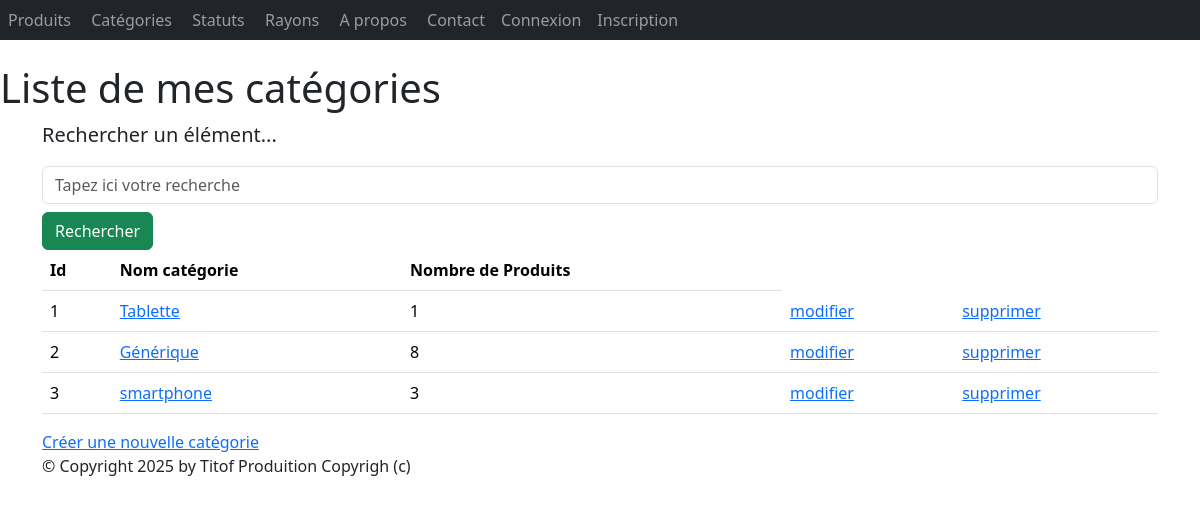
The app's page /monApp/categories/ with its own data.
### monApp/models.py (models this page shows, shortened)
class Categorie(models.Model):
    idCat = models.AutoField(primary_key=True)
    nomCat = models.CharField(max_length=100)

### monApp/views.py (the view)
# urls.py: path("categories/", views.CategorieListView.as_view(), name="lst_cats"),
class CategorieListView(ListView):
    model = Categorie
    template_name = "monApp/list_categorie.html"
    context_object_name = "cats"
    def get_queryset(self):
        query = self.request.GET.get('search')
        if query:
            return Categorie.objects.filter(nomCat__icontains=query).annotate(produit=Count('produits'))
        return Categorie.objects.annotate(produit=Count('produits'))
    def get_context_data(self, **kwargs):
        context = super(CategorieListView, self).get_context_data(**kwargs)
        context['titremenu'] = "Liste de mes catégories"
        return context

### monApp/templates/monApp/list_categorie.html
{% extends 'monApp/base.html' %}
{% block menu %}
<h1>{{ titremenu }}</h1>
{% endblock %}
{% block contenu %}
<p class="lead mb-3 ml-0">Rechercher un élément...</p>
<form method="GET" action="">
    <input class="form-control" type="text" name="search" placeholder="Tapez ici votre recherche"
        value="{{ request.GET.search }}">
    <button type="submit" class="btn btn-success mt-2">Rechercher</button>
</form>
<table class="table">
    <thead>
        <th>Id</th>
        <th>Nom catégorie</th>
        <th>Nombre de Produits</th>
    </thead>
    <tbody>
        {% for cat in cats %}
        <tr>
            <td>{{ cat.idCat }} </td>
            <td><a href="{% url 'dtl_cat' cat.idCat %}">{{ cat.nomCat }}</a></td>
            <td>{{ cat.produit }} </td>
            <td><a href="{% url 'cat_chng' cat.idCat %}">modifier</a></td>
            <td><a href="{% url 'cat_del' cat.idCat %}">supprimer</a></td>
        </tr>
        {% endfor %}
    </tbody>
</table>
<a href="{% url 'crt_cat' %}">Créer une nouvelle catégorie</a>
        {% endblock %}

### monApp/static/styles.css (style rules this page uses)
h1 { color: red }

### records on screen
Categorie: idCat "1", nomCat "Tablette", produit "1"
Categorie: idCat "2", nomCat "Générique", produit "8"
Categorie: idCat "3", nomCat "smartphone", produit "3"

### other values on screen
{{ titremenu }} "Liste de mes catégories"
